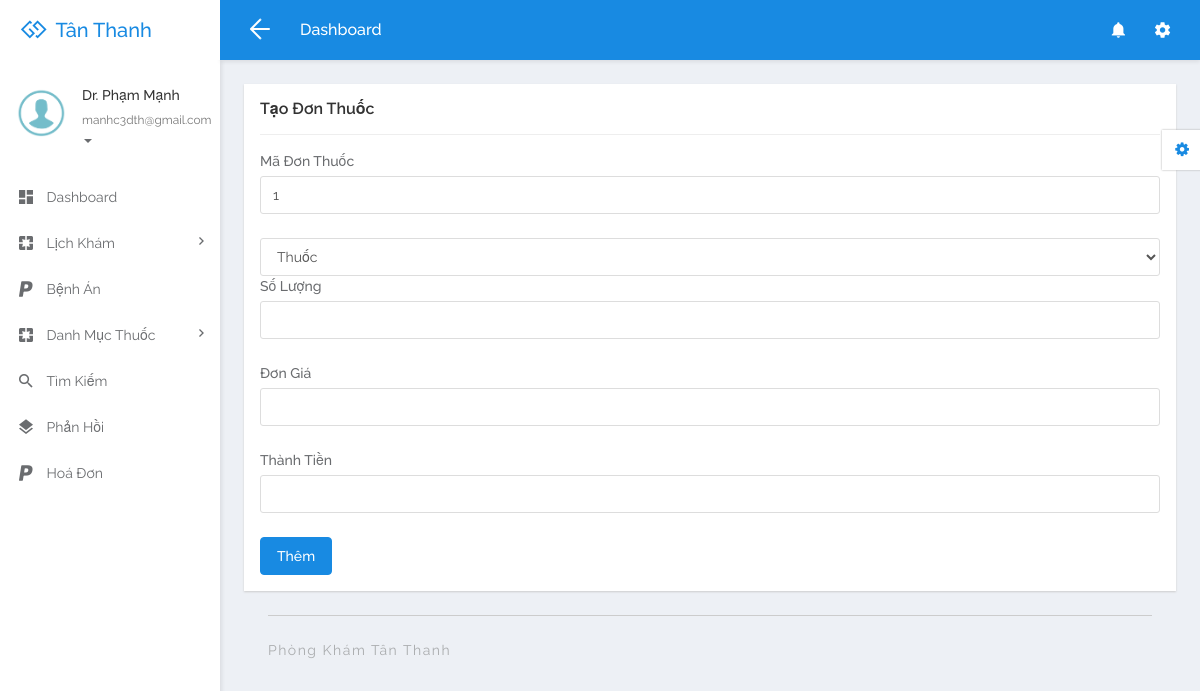
/doctor/add-chitietdonthuoc.php?editid=1 (signed in), run on the app's committed database.
### tables this page shows
CREATE TABLE `donthuoc` (
  `id_donthuoc` int(11) NOT NULL COMMENT 'Primary Key',
  `hosobenhan_id` int(11) DEFAULT NULL,
  `tenkhachhang` varchar(255) DEFAULT NULL,
  `tendonthuoc` varchar(255) DEFAULT NULL,
  `ghichu` varchar(255) DEFAULT NULL,
  `create_time` datetime DEFAULT NULL COMMENT 'Create Time'
);

CREATE TABLE `tbldoctor` (
  `ID` int(5) NOT NULL,
  `FullName` varchar(250) DEFAULT NULL,
  `MobileNumber` bigint(10) DEFAULT NULL,
  `Email` varchar(250) DEFAULT NULL,
  `Specialization` varchar(250) DEFAULT NULL,
  `Password` varchar(259) DEFAULT NULL,
  `qrcode` varchar(255) DEFAULT NULL,
  `role` int(11) NOT NULL,
  `CreationDate` timestamp NULL DEFAULT current_timestamp()
);

### doctor/add-chitietdonthuoc.php (the view, shortened to what this page needs)
<?php
include('includes/dbconnection.php');
if (strlen($_SESSION['damsid']==0)) {
	header('location:logout.php');
	} else{
  ?>
  <!DOCTYPE html>
<html lang="en">
<head>
	<link rel="stylesheet" href="libs/bower/font-awesome/css/font-awesome.min.css">
	<link rel="stylesheet" href="libs/bower/material-design-iconic-font/dist/css/material-design-iconic-font.css">
	<link rel="stylesheet" href="libs/bower/animate.css/animate.min.css">
	<link rel="stylesheet" href="libs/bower/fullcalendar/dist/fullcalendar.min.css">
	<link rel="stylesheet" href="libs/bower/perfect-scrollbar/css/perfect-scrollbar.css">
	<link rel="stylesheet" href="assets/css/bootstrap.css">
	<link rel="stylesheet" href="assets/css/core.css">
	<link rel="stylesheet" href="assets/css/app.css">
</head>
<body class="menubar-left menubar-unfold menubar-light theme-primary">
<main id="app-main" class="app-main">
  <div class="wrap">
	<section class="app-content">
		<div class="row">
			<div class="col-md-12">
				<div class="widget">
					<header class="widget-header">
						<h4 class="widget-title">Tạo Đơn Thuốc</h4>
					</header>
					<hr class="widget-separator">
					<div class="widget-body">
                    <?php
                  $eid=$_GET['editid'];
                  $sql="SELECT * from donthuoc  where id_donthuoc = :eid";
                  $query = $dbh -> prepare($sql);
                  $query-> bindParam(':eid', $eid, PDO::PARAM_STR);
                  $query->execute();
                  $results=$query->fetchAll(PDO::FETCH_OBJ);
                  $cnt=1;
                  if($query->rowCount() > 0)
                  {
                  foreach($results as $row)
                  {?>
				<form method="post">
					<div class="form-group">
						<label for="">Mã Đơn Thuốc</label>
						<input type="text" class="form-control" value="<?php echo $row->id_donthuoc?> " name="id" >
					</div>
					<select onChange="getdoctors(this.value);" name="tenthuoc" id="specialization" class="form-control" required>
                                            <option value="">Thuốc</option>
                                        </select>
					<div class="form-group">
						<label for="">Số Lượng</label>
						<input type="text" class="form-control" name="quantity" >
					</div>
					<div class="form-group">
						<label for="">Đơn Giá</label>
						<input type="text" class="form-control" name="unitprice" >
					</div>
                    <div class="form-group">
						<label for="">Thành Tiền</label>
						<input type="text" class="form-control" name="total" >
					</div>
					<button type="submit" class="btn btn-primary" name="submitbtn">Thêm</button>
				</form>
                  <?php $cnt=$cnt+1;}
                }
?>
					</div>
				</div>
			</div>
        </div>
 <?php include_once('includes/header.php');?>
<?php include_once('includes/sidebar.php');?>
 <?php include_once('includes/footer.php');?>
</main>
<?php include_once('includes/customizer.php');?>
</body>
</html>
<?php }  ?>

### doctor/includes/sidebar.php (shortened to what this page needs)
<aside id="menubar" class="menubar light">
  <div class="app-user">
    <div class="media">
      <div class="media-left">
        <div class="avatar avatar-md avatar-circle">
          <a href="javascript:void(0)"><img class="img-responsive" src="assets/images/images.png" alt="avatar"/></a>
        </div>
      </div>
      <div class="media-body">
        <div class="foldable">
          <?php
$eid=$_SESSION['damsid'];
$sql="SELECT FullName,Email from  tbldoctor where ID=:eid";
$query = $dbh -> prepare($sql);
$query->bindParam(':eid',$eid,PDO::PARAM_STR);
$query->execute();
$results=$query->fetchAll(PDO::FETCH_OBJ);
foreach($results as $row)
{
$email=$row->Email;
$fname=$row->FullName;
}   ?>
          <h5><a href="javascript:void(0)" class="username"><?php  echo $fname ;?></a></h5>
          <ul>
            <li class="dropdown">
              <a href="javascript:void(0)" class="dropdown-toggle usertitle" data-toggle="dropdown" aria-haspopup="true" aria-expanded="false">
                <small><?php  echo $email;?></small>
                <span class="caret"></span>
              </a>
            </li>
          </ul>
        </div>
      </div>
    </div>
  </div>
  <div class="menubar-scroll">
    <div class="menubar-scroll-inner">
      <ul class="app-menu">
        <li class="has-submenu">
          <a href="dashboard.php">
            <i class="menu-icon zmdi zmdi-view-dashboard zmdi-hc-lg"></i>
            <span class="menu-text">Dashboard</span>
          </a>
        </li>
       <li class="has-submenu">
          <a href="javascript:void(0)" class="submenu-toggle">
            <i class="menu-icon zmdi zmdi-pages zmdi-hc-lg"></i>
            <span class="menu-text">Lịch Khám</span>
            <i class="menu-caret zmdi zmdi-hc-sm zmdi-chevron-right"></i>
          </a>
        </li>
        <li>
          <a href="medicalrecord.php">
            <i class="menu-icon zmdi zmdi-paypal zmdi-hc-lg"></i>
            <span class="menu-text">Bệnh Án</span>
          </a>
        </li>
        <li class="has-submenu">
          <a href="javascript:void(0)" class="submenu-toggle">
            <i class="menu-icon zmdi zmdi-pages zmdi-hc-lg"></i>
            <span class="menu-text">Danh Mục Thuốc</span>
            <i class="menu-caret zmdi zmdi-hc-sm zmdi-chevron-right"></i>
          </a>
        </li>
        <li>
          <a href="search.php">
            <i class="menu-icon zmdi zmdi-search zmdi-hc-lg"></i>
            <span class="menu-text">Tìm Kiếm</span>
          </a>
        </li>
        <li>
          <a href="appointment-bwdates.php">
            <i class="menu-icon zmdi zmdi-layers zmdi-hc-lg"></i>
            <span class="menu-text">Phản Hồi</span>
          </a>
        </li>
        <li>
          <a href="invoices.php">
            <i class="menu-icon zmdi zmdi-paypal zmdi-hc-lg"></i>
            <span class="menu-text">Hoá Đơn</span>
          </a>
        </li>
      </ul>
    </div>
  </div>
</aside>

### data on the page
donthuoc: id "1"
tbldoctor: FullName "Dr. Phạm Mạnh", Email "manhc3dth@gmail.com"
